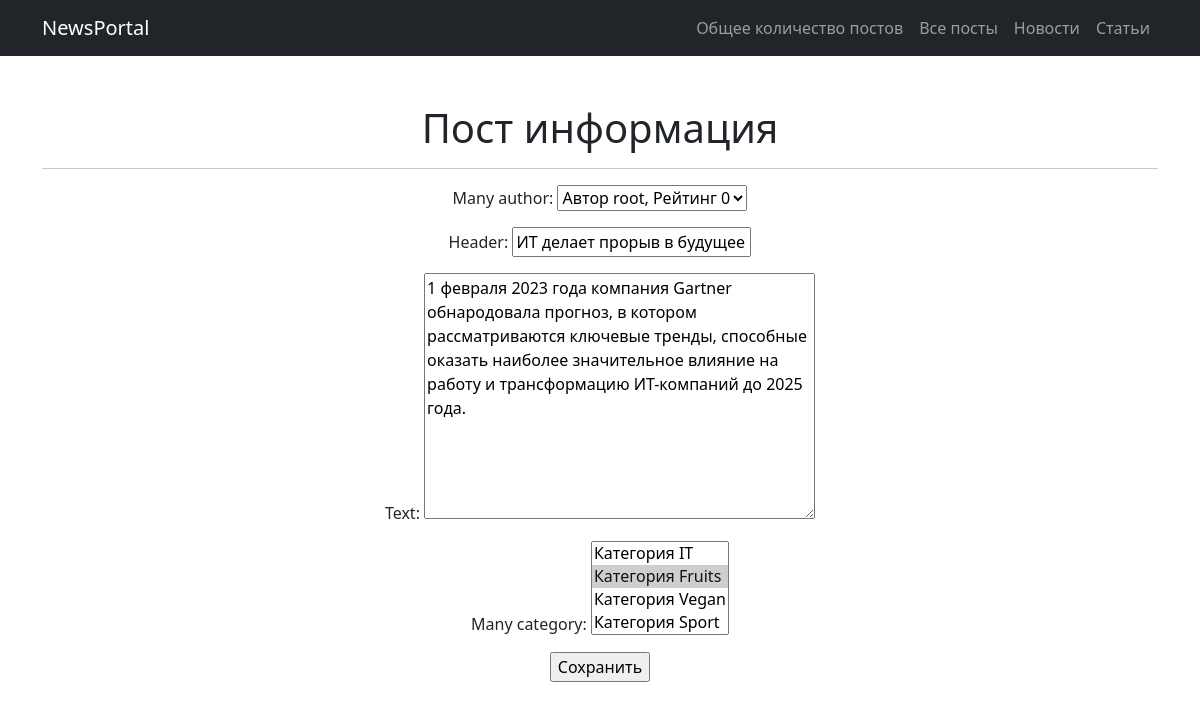
The app's page /news/2/edit/ with its own data.
### news/models.py (models this page shows, shortened)
class Post(models.Model):
    article = 'AT'
    news = 'NW'
    TYPE = [(article, 'Статья'), (news, 'Новость')]
    many_author = models.ForeignKey(Author, on_delete=models.CASCADE)
    article_or_news = models.CharField(max_length=2, choices=TYPE, default=article)
    datetime = models.DateTimeField(auto_now_add=True)
    many_category = models.ManyToManyField(Category, through="PostCategory")
    header = models.CharField(max_length=150)
    text = models.TextField()
    rating = models.SmallIntegerField(default=0)

### news/views.py (the view)
# urls.py: path('news/<int:pk>/edit/', NWEdit.as_view()),
class NWEdit(UpdateView):
    form_class = NWForm
    model = Post
    template_name = 'flatpages/post_edit.html'
    success_url = reverse_lazy("news")

### news/forms.py (shortened to what this page needs)
class NWForm(forms.ModelForm):
    class Meta:
        model = Post
        fields = ['many_author', 'header', 'text', 'many_category']

### news/models.py (called while the page is built)
    def __str__(self):
        return f"Автор {self.one_user}, " \
               f"Рейтинг {self.rating}"

    def __str__(self):
        return f"Категория {self.name_category}"

### templates/flatpages/post_edit.html (shortened to what this page needs)
{% extends 'flatpages/index.html' %}
{% block content %}
    <h1>Пост информация</h1>
    <hr>
    <form action="" method="post">
        {{ form.as_p }}
        <input type="submit" value="Сохранить" />
    </form>
{% endblock content %}

### records on screen
Post: many_author "Автор root, Рейтинг 0", header "ИТ делает прорыв в будущее", text "1 февраля 2023 года компания Gartner обнародовала прогноз, в котором рассматриваются ключевые тренды, способные оказать наиболее значительное влияние на работу и трансформацию ИТ-компаний до 2025 года."
